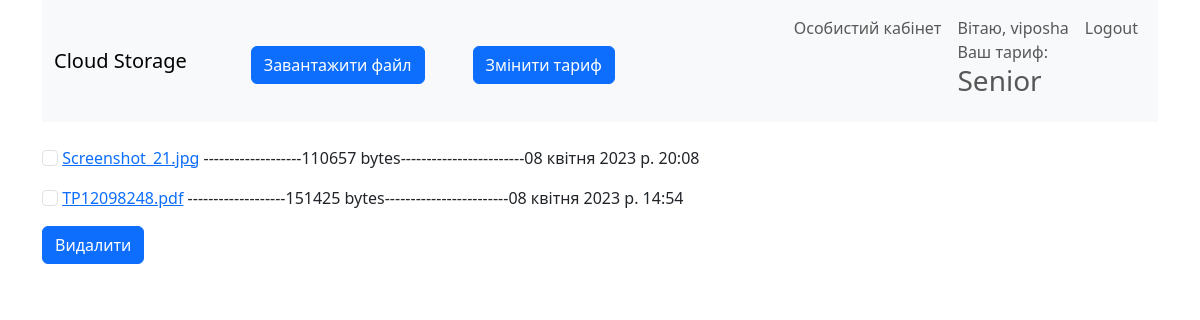
Page /account (signed in) on the committed database.
### upload/models.py (models this page shows, shortened)
class Profile(models.Model):
	user = models.OneToOneField(User, on_delete=models.CASCADE)
	rank = models.CharField(max_length=10, choices=RANKS, default='Junior')

class Files(models.Model):
	path = models.FileField(upload_to='files/')
	size = models.IntegerField(blank=False)
	uploaded_at = models.DateTimeField(auto_now_add=True)
	username = models.ForeignKey(User, on_delete=models.PROTECT, blank=True, related_name='user')
	class Meta:
		verbose_name = 'Файл'
		verbose_name_plural = 'Файли'
		ordering = ['size']

### upload/views.py (the view, shortened to what this page needs)
# urls.py: path('account', AccountView.as_view(), name='account')
class AccountView(ListView):
	model = Files
	template_name = 'upload/account_list.html'
	context_object_name = 'files'
	def get_context_data(self, *, object_list=None, **kwargs):
		context = super().get_context_data(**kwargs)
		context['title'] = 'Особистий кабінет'
		return context
	def get_queryset(self):
		return Files.objects.filter(username=self.request.user.pk)

### upload/templates/upload/account_list.html (shortened to what this page needs)
{% extends 'base.html' %}
{% load static %}
{% block content %}
<form method="POST">
<br>
{% for item in files %}
<label for="{{item.path}}">
    <input class="form-check-input" type="checkbox" name="file" value="{{item.path}}"  id="{{item.path}}" >
</label>
<a href="/media/{{item.path}}" download>{{item.path}}</a>
-------------------{{item.size}} bytes------------------------{{item.uploaded_at}}</p>
{% endfor %}
<button type="submit" onclick="return confirm('Ви впевнені?')" class="btn btn-primary btn-block">Видалити</button>
</form>
{% endblock %}

### templates/base.html (shortened to what this page needs)
<!DOCTYPE html>
<html lang="en">
<head>
    <link href="https://cdn.jsdelivr.net/npm/bootstrap@5.3.0-alpha3/dist/css/bootstrap.min.css" rel="stylesheet"
>
</head>
<body>
    <div class="container">
        <nav class="navbar navbar-expand-lg bg-body-tertiary">
            <div class="container-fluid">
                <a class="navbar-brand" href="{% url 'home' %}">Cloud Storage</a>
                {% if request.user.is_authenticated %}
                    <div class="d-grid gap-2 ms-5">
                        <a href="{% url 'upload' %}"><button class="btn btn-primary mt-sm-2" type="button">Завантажити файл</button></a>
                    </div>
                {% endif %}
                {% if request.user.is_authenticated %}
                    <div class="d-grid gap-2 ms-5">
                        <a href="{% url 'change_rank' %}"><button class="btn btn-primary mt-sm-2" type="button">Змінити тариф</button></a>
                    </div>
                {% endif %}
            <div class="collapse navbar-collapse" id="navbarNavAltMarkup">
            <div class="navbar-nav ms-auto">
                {% if user.profile.rank == 'Senior' %}
                    <a class="nav-link" href="{% url 'account' %}">Особистий кабінет</a>
                {% endif %}
                {% if request.user.is_authenticated %}
                    <div class="nav-link">Вітаю, {{user.username}} <br> Ваш тариф:<h3>{{user.profile.rank}}</h3></div>
                    <a class="nav-link"  href="{% url 'logout' %}">Logout</a>
                {% else %}
                    <a class="nav-link" href="{% url 'login' %}">Увійти</a>
                    <a class="nav-link" href="{% url 'register' %}">Реєстрація</a>
                {% endif %}
                </div>
                </div>
            </div>
        </nav>
        {% block content %}
        {% endblock %}
    </div>
</body>
</html>

### rows in the picture
Files: path "Screenshot_21.jpg", size "110657", uploaded_at "08 квітня 2023 р. 20:08"
Files: path "TP12098248.pdf", size "151425", uploaded_at "08 квітня 2023 р. 14:54"

### other values in the picture
{{ user.username }} "viposha"
{{ user.profile.rank }} "Senior"
